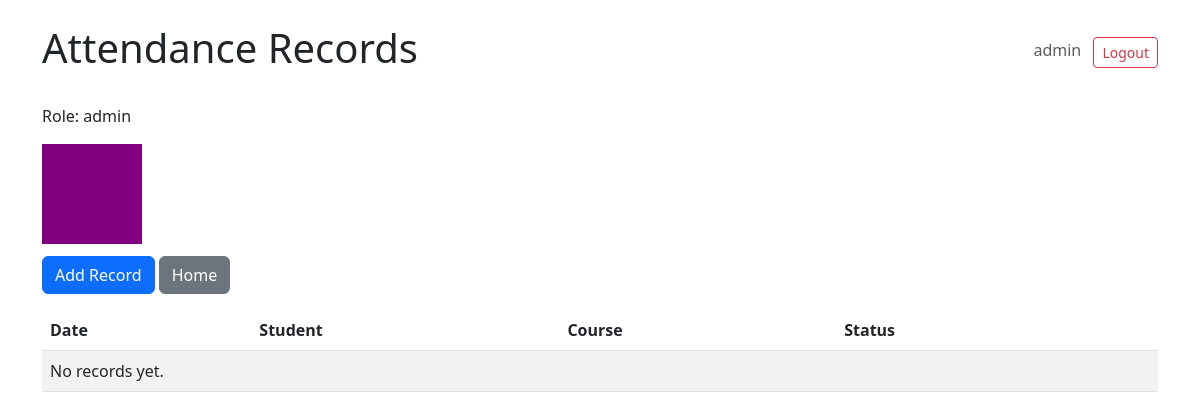
The app's page /attendance/ (signed in), older data.
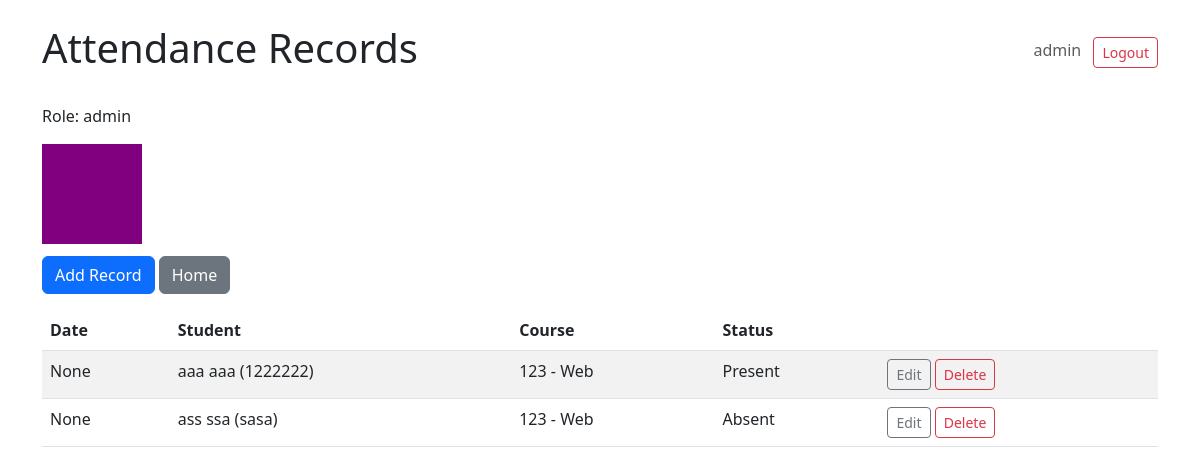
The same page, newer data.
### attendance_records/models.py (models this page shows, shortened)
class AttendanceRecord(models.Model):
    STATUS_PRESENT = 'P'
    STATUS_ABSENT = 'A'
    STATUS_LATE = 'L'
    STATUS_CHOICES = [
        (STATUS_PRESENT, 'Present'),
        (STATUS_ABSENT, 'Absent'),
        (STATUS_LATE, 'Late'),
    ]
    SEMESTER_CHOICES = [
        (1, 'Semester 1'),
        (2, 'Semester 2'),
    ]
    student = models.ForeignKey(Student, on_delete=models.CASCADE, related_name='attendances')
    course = models.ForeignKey(Course, on_delete=models.CASCADE, related_name='attendances')
    semester = models.IntegerField(choices=SEMESTER_CHOICES, default=1)
    week = models.IntegerField(help_text='Week number (1-18)')
    date = models.DateField(blank=True, null=True)
    status = models.CharField(max_length=1, choices=STATUS_CHOICES, default=STATUS_PRESENT)
    notes = models.TextField(blank=True)
    created_at = models.DateTimeField(auto_now_add=True)
    class Meta:
        ordering = ['-semester', '-week', 'student']
        unique_together = ('student', 'course', 'semester', 'week')

class Student(models.Model):
    first_name = models.CharField(max_length=100)
    last_name = models.CharField(max_length=100)
    student_id = models.CharField(max_length=30, unique=True)
    email = models.EmailField(blank=True)
    created_at = models.DateTimeField(auto_now_add=True)
    class Meta:
        ordering = ['last_name', 'first_name']
    def __str__(self):
        return f"{self.first_name} {self.last_name} ({self.student_id})"

class Course(models.Model):
    name = models.CharField(max_length=200)
    code = models.CharField(max_length=20, unique=True)
    def __str__(self):
        return f"{self.code} - {self.name}"

### attendance_records/views.py (the view)
# urls.py: path('attendance/', views.AttendanceListView.as_view(), name='attendance_list'),
@method_decorator(login_required(login_url='attendance_records:login'), name='dispatch')
class AttendanceListView(RoleContextMixin, generic.ListView):
    model = AttendanceRecord
    template_name = 'attendance_records/attendance_list.html'
    context_object_name = 'records'

### attendance_records/views.py (called while the page is built)
    def get_context_data(self, **kwargs):
        context = super().get_context_data(**kwargs)
        context['user_role'] = getattr(self.request, 'user_role', 'anonymous')
        return context

### attendance_records/templates/attendance_records/attendance_list.html (shortened to what this page needs)
{% extends 'attendance_records/base.html' %}
{% block heading %}Attendance Records{% endblock %}
{% block content %}
  <div class="mb-3">Role: {{ request.user_role }}</div>
  {% if request.user_role == 'student' %}
    <div style="width:100px;height:100px;background:blue;margin-bottom:12px;"></div>
  {% elif request.user_role == 'tutor' %}
    <div style="width:100px;height:100px;background:red;margin-bottom:12px;"></div>
  {% elif request.user_role == 'admin' %}
    <div style="width:100px;height:100px;background:purple;margin-bottom:12px;"></div>
  {% endif %}
  <p>
    <a class="btn btn-primary" href="{% url 'attendance_records:attendance_add' %}">Add Record</a>
    <a class="btn btn-secondary" href="{% url 'attendance_records:index' %}">Home</a>
  </p>
  <table class="table table-striped">
    <thead>
      <tr>
        <th>Date</th>
        <th>Student</th>
        <th>Course</th>
        <th>Status</th>
        <th></th>
      </tr>
    </thead>
    <tbody>
    {% for r in records %}
      <tr>
        <td>{{ r.date }}</td>
        <td>{{ r.student }}</td>
        <td>{{ r.course }}</td>
        <td>{{ r.get_status_display }}</td>
        <td>
          <a class="btn btn-sm btn-outline-secondary" href="{% url 'attendance_records:attendance_edit' r.pk %}">Edit</a>
          <a class="btn btn-sm btn-outline-danger" href="{% url 'attendance_records:attendance_delete' r.pk %}">Delete</a>
        </td>
      </tr>
    {% empty %}
      <tr><td colspan="5">No records yet.</td></tr>
    {% endfor %}
    </tbody>
  </table>
{% endblock %}

### attendance_records/templates/attendance_records/base.html (shortened to what this page needs)
{% load static %}
<!doctype html>
<html lang="en">
  <head>
    <link href="https://cdn.jsdelivr.net/npm/bootstrap@5.3.0/dist/css/bootstrap.min.css" rel="stylesheet">
  </head>
  <body class="p-4">
    <div class="container">
      <div class="d-flex justify-content-between align-items-center mb-4">
        <h1>{% block heading %}Attendance System{% endblock %}</h1>
        <div>
          {% if user.is_authenticated %}
            <span class="text-muted me-2">{{ user.username }}</span>
            <form method="post" action="{% url 'attendance_records:logout' %}" style="display:inline;">
              <button type="submit" class="btn btn-outline-danger btn-sm">Logout</button>
            </form>
          {% else %}
            <a class="btn btn-primary btn-sm" href="{% url 'attendance_records:login' %}">Login</a>
          {% endif %}
        </div>
      </div>
      {% block content %}{% endblock %}
    </div>
  </body>
</html>

Row changes from the older to the newer data that the page shows:
added AttendanceRecord: date "None", student "aaa aaa (1222222)", course "123 - Web", status "Present"
added AttendanceRecord: date "None", student "ass ssa (sasa)", course "123 - Web", status "Absent"
Text that changed along with them:
text no longer shown: "No records yet."
